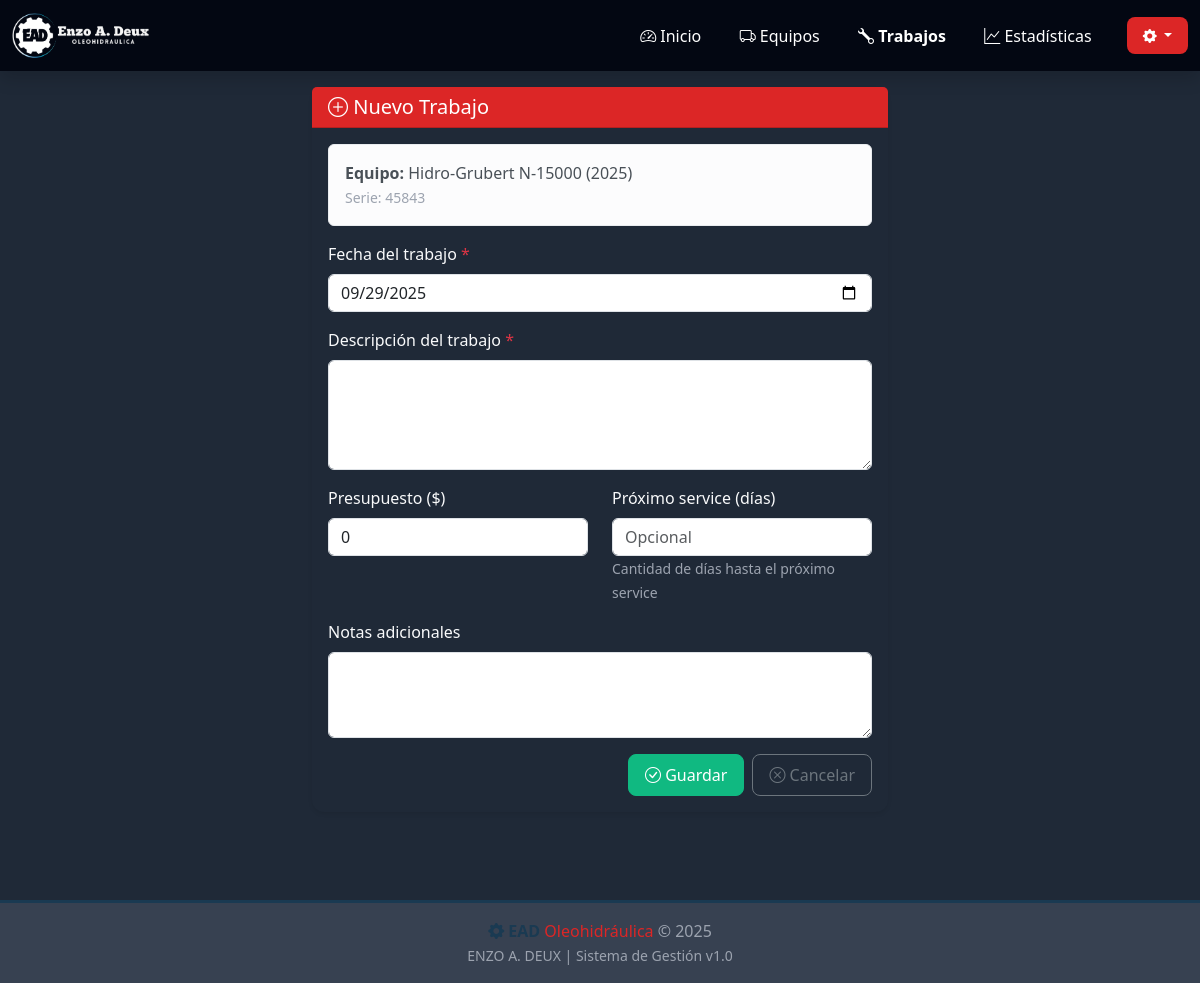
The page /trabajo/nuevo/1 on the database its author committed.
### app_web.py (models this page shows)
class BaseModel(Model):
    class Meta:
        database = db

class Equipment(BaseModel):
    marca = CharField()
    modelo = CharField()
    anio = IntegerField()
    n_serie = CharField()
    propietario = CharField(null=True)
    vehiculo = CharField(null=True)
    dominio = CharField(null=True)
    notes = TextField(null=True)

### app_web.py (the view, shortened to what this page needs)
@app.route('/trabajo/nuevo/<int:equipo_id>', methods=['GET', 'POST'])
def trabajo_new(equipo_id):
    equipo = Equipment.get_by_id(equipo_id)
    return render_template('trabajo_form.html', equipo=equipo, trabajo=None)

### templates/trabajo_form.html (shortened to what this page needs)
{% extends "base.html" %}
{% block content %}
<div class="animate-slide">
    <div class="row justify-content-center">
        <div class="col-12 col-md-8 col-lg-6">
            <div class="card">
                <div class="card-header text-white" style="background-color: var(--ead-red);">
                    <h5 class="mb-0">
                        <i class="bi bi-{{ 'pencil' if trabajo else 'plus-circle' }}"></i>
                        {{ 'Editar' if trabajo else 'Nuevo' }} Trabajo
                    </h5>
                </div>
                <div class="card-body">
                    <div class="alert alert-light">
                        <strong>Equipo:</strong> {{ equipo.marca }} {{ equipo.modelo }} ({{ equipo.anio }})
                        <br>
                        <small class="text-muted">Serie: {{ equipo.n_serie }}</small>
                    </div>
                    <form method="post">
                        <div class="mb-3">
                            <label for="date_done" class="form-label">
                                Fecha del trabajo <span class="text-danger">*</span>
                            </label>
                            <input type="date" class="form-control" id="date_done" name="date_done" required
                                   value="{{ trabajo.date_done.strftime('%Y-%m-%d') if trabajo else '' }}">
                        </div>
                        <div class="mb-3">
                            <label for="description" class="form-label">
                                Descripción del trabajo <span class="text-danger">*</span>
                            </label>
                            <textarea class="form-control" id="description" name="description"
                                      rows="4" required>{{ trabajo.description if trabajo else '' }}</textarea>
                        </div>
                        <div class="row">
                            <div class="col-12 col-md-6 mb-3">
                                <label for="budget" class="form-label">Presupuesto ($)</label>
                                <input type="number" class="form-control" id="budget" name="budget"
                                       step="0.01" min="0"
                                       value="{{ trabajo.budget if trabajo else '0' }}">
                            </div>
                            <div class="col-12 col-md-6 mb-3">
                                <label for="next_service_days" class="form-label">
                                    Próximo service (días)
                                </label>
                                <input type="number" class="form-control" id="next_service_days"
                                       name="next_service_days" min="1"
                                       value="{{ trabajo.next_service_days if trabajo and trabajo.next_service_days else '' }}"
                                       placeholder="Opcional">
                                <small class="text-muted">Cantidad de días hasta el próximo service</small>
                            </div>
                        </div>
                        <div class="mb-3">
                            <label for="notes" class="form-label">Notas adicionales</label>
                            <textarea class="form-control" id="notes" name="notes" rows="3">{{ trabajo.notes if trabajo and trabajo.notes else '' }}</textarea>
                        </div>
                        <div class="d-grid gap-2 d-md-flex justify-content-md-end">
                            <button type="submit" class="btn btn-success">
                                <i class="bi bi-check-circle"></i> Guardar
                            </button>
                            <a href="/equipo/{{ equipo.id }}" class="btn btn-outline-secondary">
                                <i class="bi bi-x-circle"></i> Cancelar
                            </a>
                        </div>
                    </form>
                </div>
            </div>
        </div>
    </div>
</div>
{% endblock %}

### templates/base.html (style rules this page uses)
:root { --ead-blue: #1a3a52; --ead-red: #dc2626; --ead-light-blue: #06b6d4; --primary-color: #1a3a52; --secondary-color: #dc2626; --accent-color: #06b6d4; --success-color: #10b981; --danger-color: #ef4444; --warning-color: #f59e0b; --info-color: #06b6d4; --dark-color: #0f2942; --light-gray: #f3f4f6; --bg-color: #ffffff; --bg-secondary: #f8fafc; --text-color: #1f2937; --text-muted: #6b7280; --border-color: #e5e7eb; --card-bg: #ffffff; --navbar-bg: var(--dark-color); --sidebar-bg: var(--dark-color); }
[data-theme="dark"] { --bg-color: #111827; --bg-secondary: #1f2937; --text-color: #f9fafb; --text-muted: #9ca3af; --border-color: #374151; --card-bg: #1f2937; --navbar-bg: #030712; --sidebar-bg: #030712; --light-gray: #374151; }
* { transition: background-color 0.3s ease, color 0.3s ease, border-color 0.3s ease; }
body { background-color: var(--bg-secondary); color: var(--text-color); min-height: 100vh; }
.card { background-color: var(--card-bg); color: var(--text-color); border-color: var(--border-color); }
.text-muted { color: var(--text-muted) !important; }
.card { border: none; box-shadow: 0 2px 4px rgba(0,0,0,0.08); border-radius: 0.75rem; margin-bottom: 1.5rem; transition: all 0.3s; }
.btn { border-radius: 0.5rem; padding: 0.5rem 1rem; transition: all 0.3s; font-weight: 500; }
.btn-success { background-color: var(--success-color); border-color: var(--success-color); }
.animate-slide { animation: slideIn 0.4s ease-out; }

### rows shown on the page
Equipment: marca "Hidro-Grubert", modelo "N-15000", anio "2025", n_serie "45843"

### other values the page prints
{{ 'Editar' if trabajo else 'Nuevo' }} "Nuevo"
